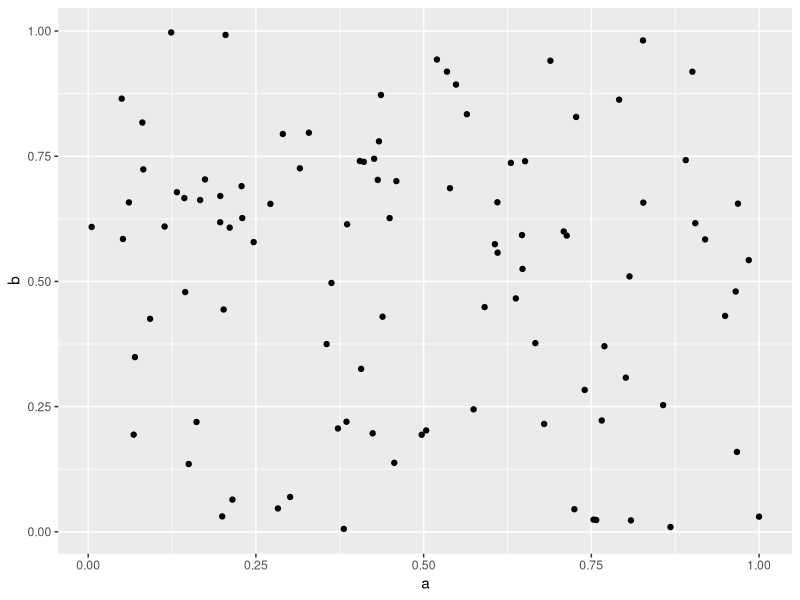
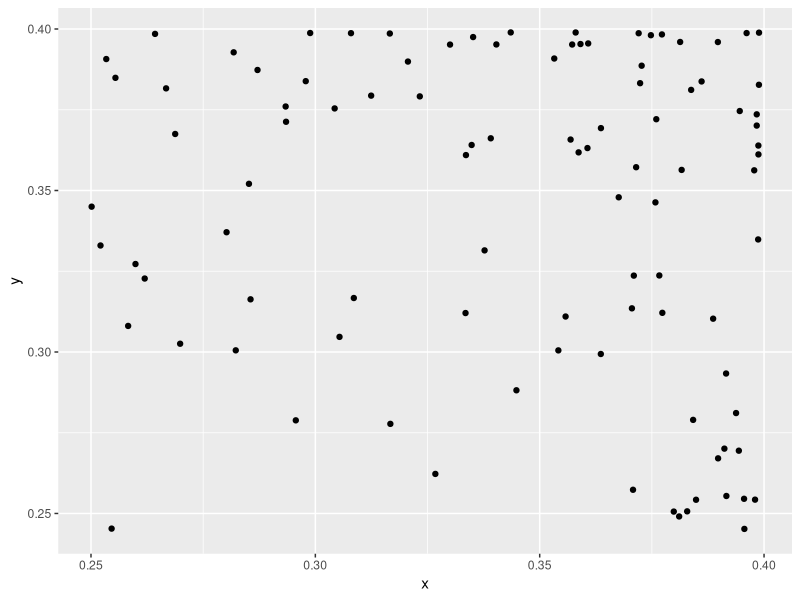
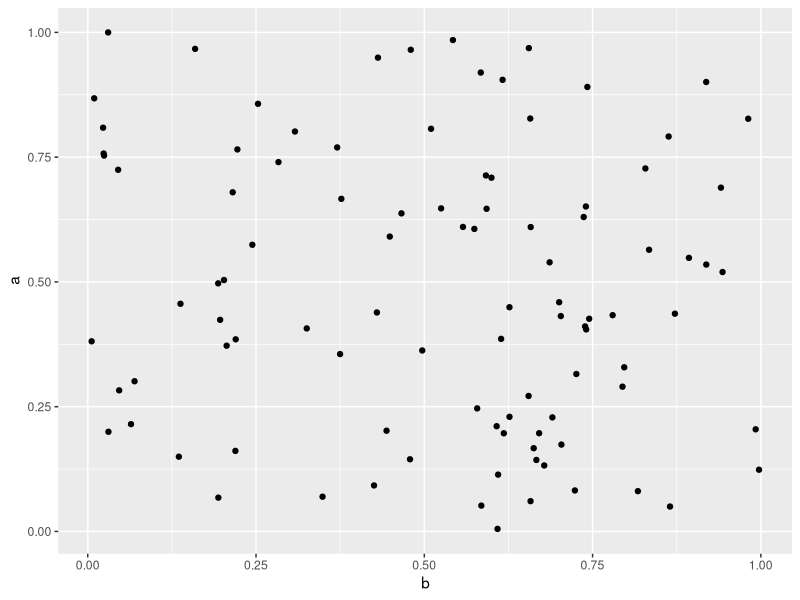
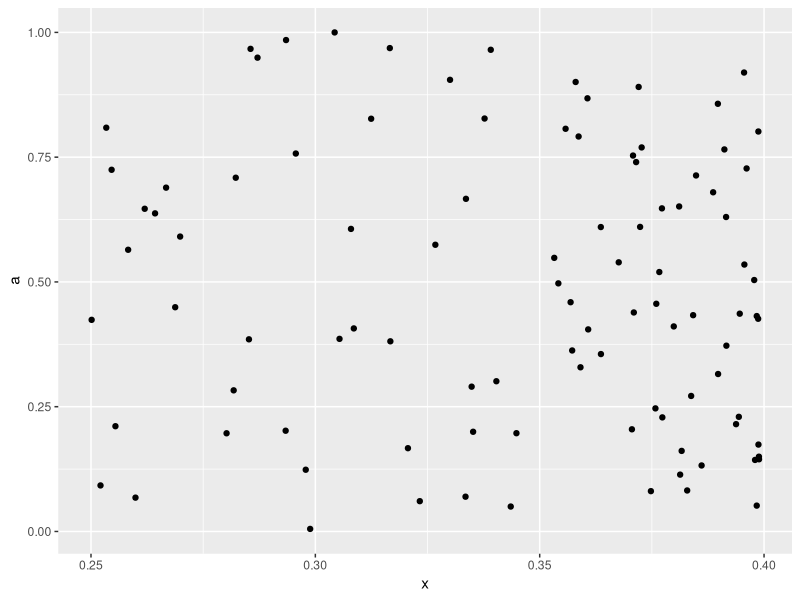
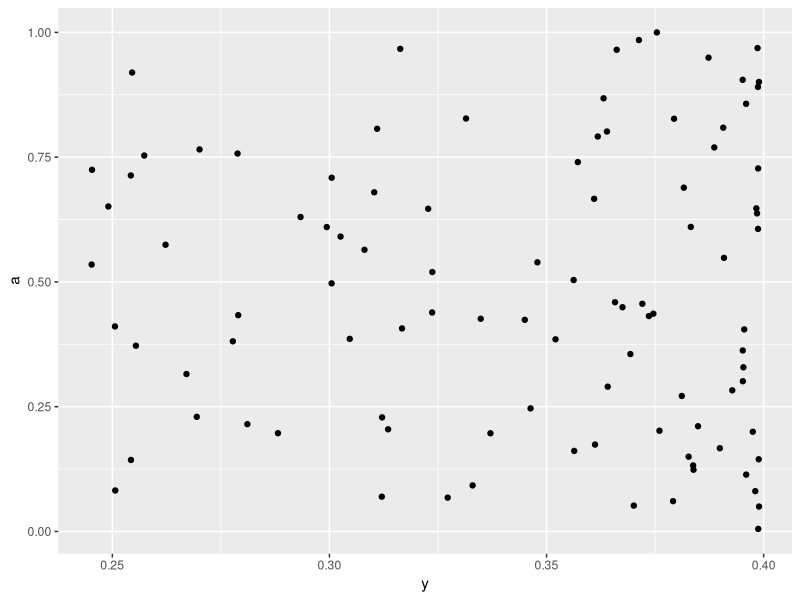
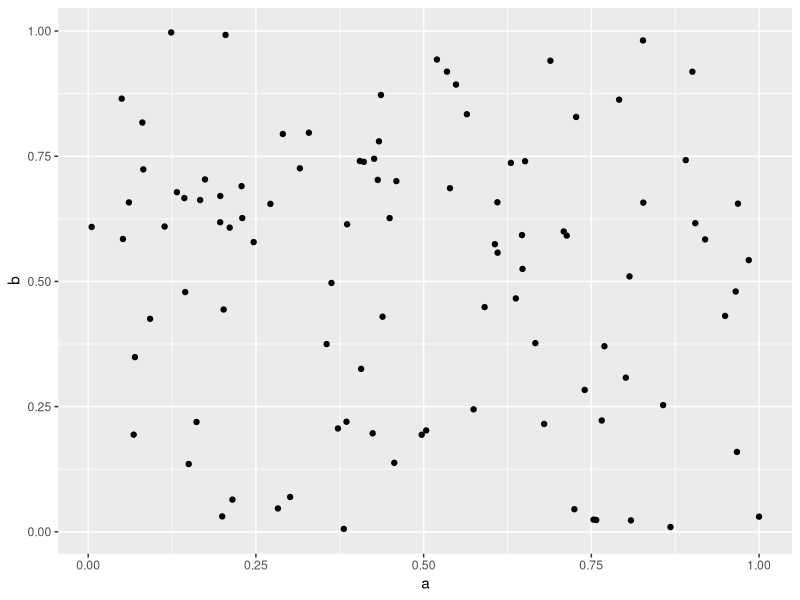
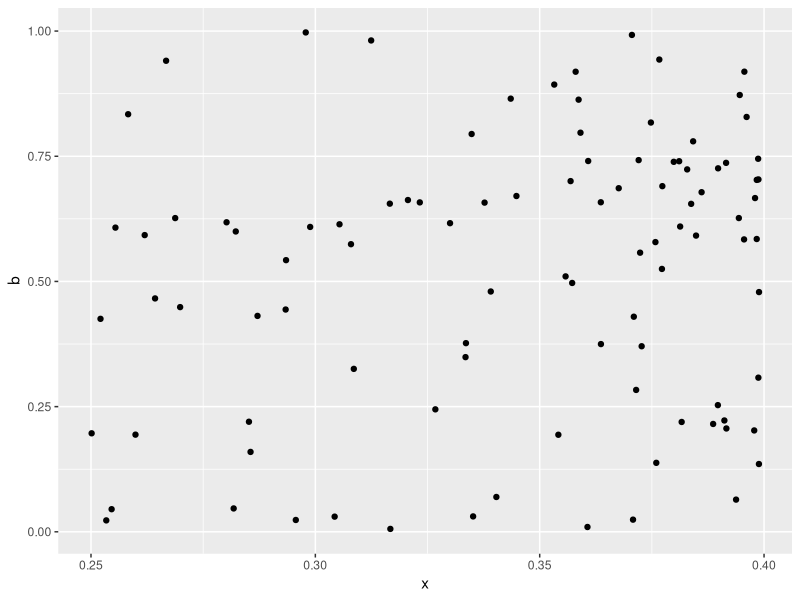
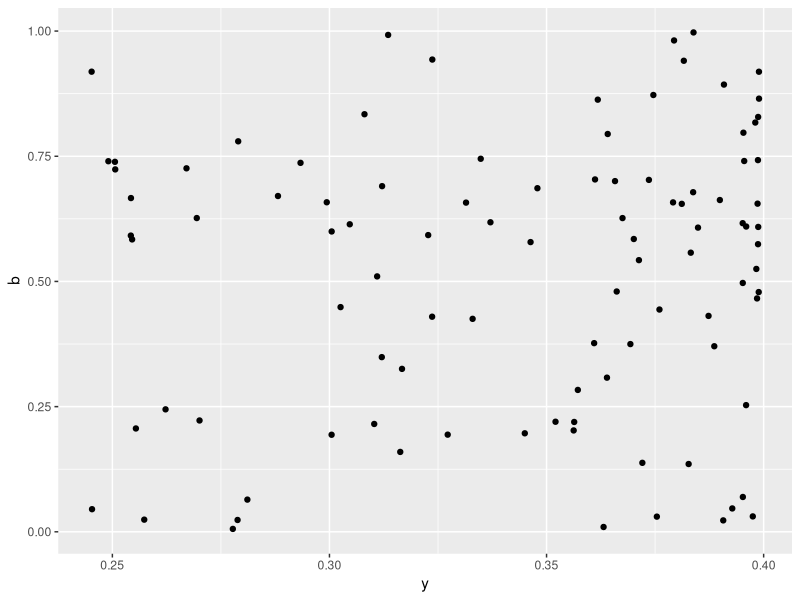

The R source for these figures, in order:
## ---- chunk 1
knitr::opts_chunk$set(echo = TRUE)
## ---- chunk 2
library(dplyr)
library(ggplot2)

data <- data.frame(x=dnorm(runif(99)),
           y=dnorm(runif(99)),
           a=runif(99),
           b=runif(99),
           z=rep(c("grupo1","grupo2","grupo3"),33))

head(data)
## ---- chunk 3

## solo seleccionar variables cuantitativas
cuantis <- data %>% select(x,y,a,b)

## ejemplo de gráfico
cuantis %>% 
  ggplot(aes(x= a, y= b)) +
  geom_point()

cuantis %>% 
  ggplot(aes(x= get(names(cuantis)[1]), 
             y= get(names(cuantis)[2]))) +
  geom_point() +
  labs(x=names(cuantis)[1], 
       y=names(cuantis)[2])

## ---- chunk 4

# Crear tabla con posibles combinatorias
combinaciones <- table(names(cuantis),names(cuantis)) %>% 
  as.data.frame() %>% 
  filter(Freq==0)

combinaciones

# Proceso automático
for(i in 1:nrow(combinaciones)){
  
  print(
  cuantis %>% 
    ggplot(aes(x= get(as.character(combinaciones[i,1])), 
               y= get(as.character(combinaciones[i,2])))) +
    geom_point() +
    labs(x=as.character(combinaciones[i,1]), 
         y=as.character(combinaciones[i,2]))
  )
  
}


